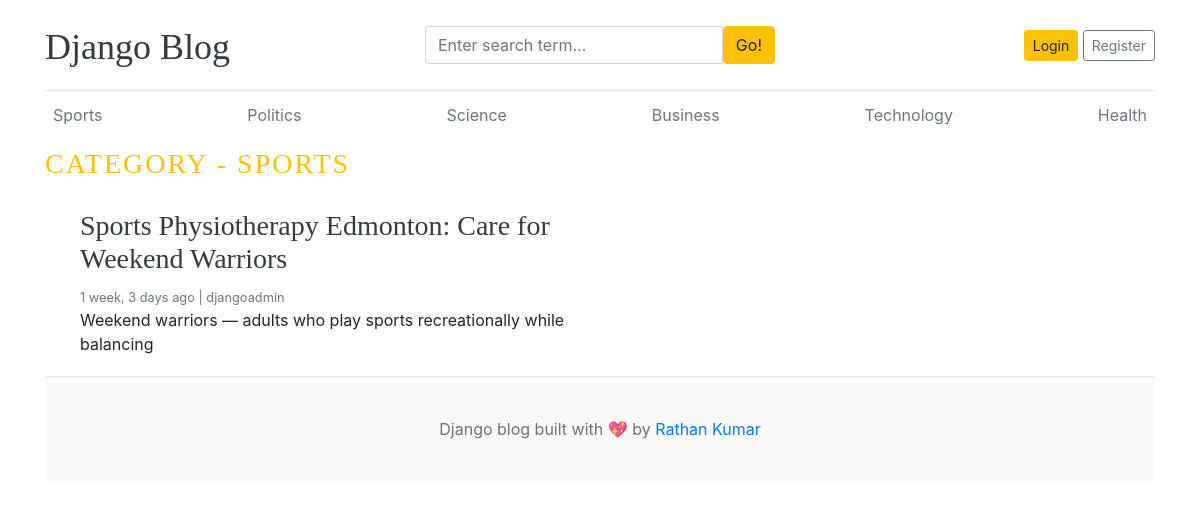
Before: /category/1/ with the older database file.
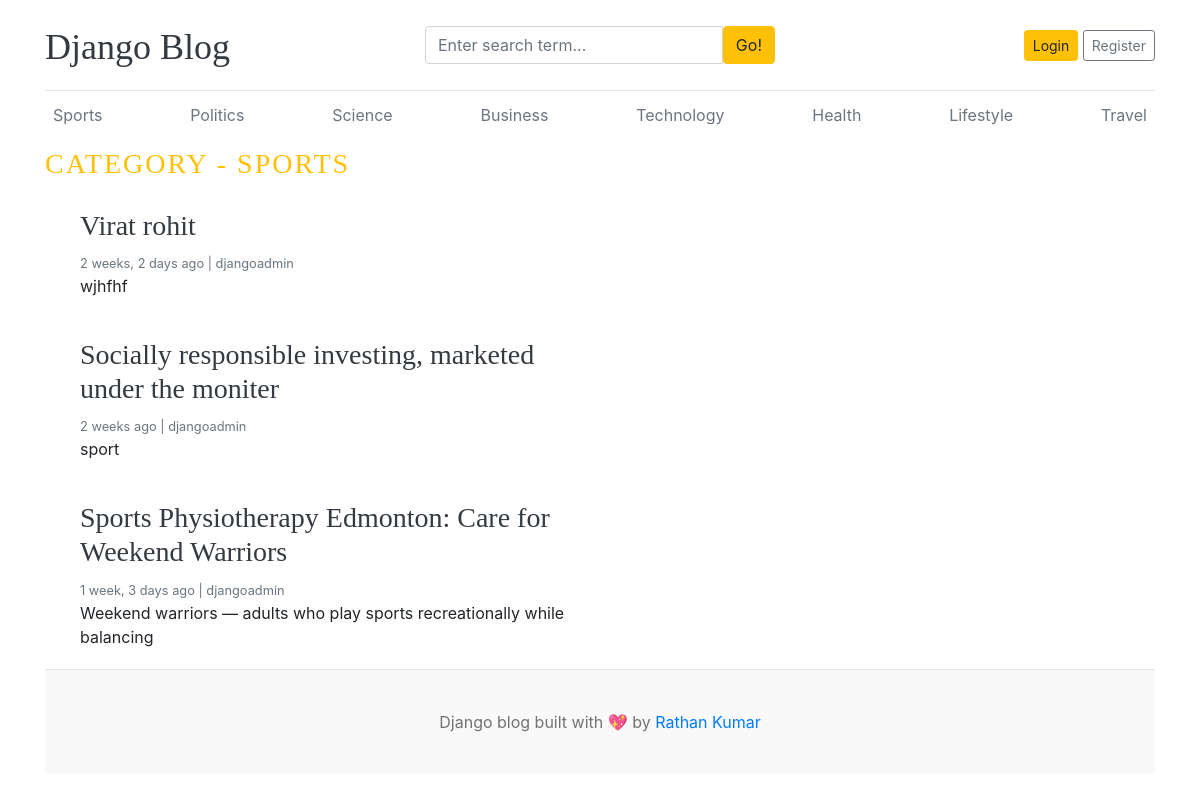
After: the same page with the newer database file.
### Blogapp/models.py (models this page shows, shortened)
class Category(models.Model):
    category_name = models.CharField(max_length=50, unique=True)
    created_at = models.DateTimeField(auto_now_add=True)
    updated_at = models.DateTimeField(auto_now=True)
    class Meta:
        verbose_name_plural = 'categories'
    def __str__(self):
        return self.category_name

class Blog(models.Model):
    STATUS_CHOICES = (
        ("Draft", "Draft"),
        ("Published", "Published"),
    )
    title = models.CharField(max_length=100)
    slug = models.SlugField(max_length=150, unique=True, blank=True)
    category = models.ForeignKey(Category, on_delete=models.CASCADE)
    author = models.ForeignKey(User, on_delete=models.CASCADE)
    featured_image = models.ImageField(upload_to='uploads/%Y/%m/%d')
    short_description = models.TextField(max_length=500)
    blog_body = models.TextField(max_length=2000)
    status = models.CharField(max_length=20, choices=STATUS_CHOICES, default="Draft")
    is_featured = models.BooleanField(default=False)
    created_at = models.DateTimeField(auto_now_add=True)
    updated_at = models.DateTimeField(auto_now=True)

### Blogapp/views.py (the view)
# urls.py: path('<int:category_id>/',posts_by_category,name='posts_by_category')
def posts_by_category(request,category_id):
    posts=Blog.objects.filter(status='Published', category=category_id)
    category = get_object_or_404(Category,pk=category_id)
    context={
        'posts':posts,
       'category':category,
    }
    return render(request, 'posts_by_category.html', context)

### Blogapp/context_processors.py (called while the page is built)
def get_categories(request):
    categories = Category.objects.all()
    return dict(categories=categories)

def get_social_link(request):
    social_link = SocialLink.objects.all()
    return dict(social_link=social_link)

### Blogapp/templates/posts_by_category.html
{% extends 'base.html' %}
{% block content %}
<h3 class="text-uppercase text-warning" style="letter-spacing: 2px;">Category - {{ category }}</h3>
<div cla`ss="row mb-2">
    {% if posts %}
    {% for post in posts %}
    <div class="col-md-6">
        <div class="card border-0">
            <div class="card-body">
                <h3><a href="{% url 'blogs' post.slug %}" class="text-dark">{{ post.title }}</a></h3>
                <small class="mb-1 text-muted">{{ post.created_at | timesince }} ago | {{ post.author }}</small>
                <p class="card-text">{{ post.short_description | truncatewords:25}}</p>
            </div>
        </div>
    </div>
    {% endfor %}
    {% else %}
    <p>No posts found</p>
    {% endif %}
</div>
{% endblock %}

### Blogapp/templates/base.html (shortened to what this page needs)
{% load static %}
<!DOCTYPE html>
<html lang="en">
<head>
    <link href="https://getbootstrap.com/docs/4.0/dist/css/bootstrap.min.css" rel="stylesheet">
    <link href="{% static 'css/blog.css' %}" rel="stylesheet">
    <link rel="stylesheet" href="https://cdnjs.cloudflare.com/ajax/libs/font-awesome/4.7.0/css/font-awesome.min.css">
  </head>
<body>
    <div class="container">
      <header class="blog-header py-3">
        <div class="row flex-nowrap justify-content-between align-items-center">
          <div class="col-4 pt-1">
            <a class="blog-header-logo text-dark" href="/">Django Blog</a>
          </div>
          <div class="col-4">
            <form action="{% url 'search' %}" method="GET">
              <div class="input-group">
                <input class="form-control" type="text" name="keyword" value="{{ keyword }}" placeholder="Enter search term..." aria-label="Enter search term..." aria-describedby="button-search" />
                <button type="submit" class="btn btn-warning" id="button-search" type="button">Go!</button>
            </div>
            </form>
          </div>
          <div class="col-4 d-flex justify-content-end align-items-center">
            {% if not user.is_authenticated %}
            <a class="btn btn-sm btn-warning" href="{% url 'login' %}">Login</a> &nbsp;
            <a class="btn btn-sm btn-outline-secondary" href="{% url 'register' %}">Register</a>
            {% else %}
            <span><a href="{% url 'dashboard' %}">Dashboard</a></span>
            &emsp;
            <span><a href="{% url 'logout' %}">Logout</a></span>
            {% endif %}
          </div>
        </div>
      </header>
      <div class="nav-scroller py-1 mb-2">
        <nav class="nav d-flex justify-content-between">
          {% for cat in categories %}
          <a class="p-2 text-muted" href="{% url 'posts_by_category' cat.id %}">{{ cat.category_name }}</a>
          {% endfor %}
        </nav>
      </div>
{% block content %}
{% endblock %}
<footer class="blog-footer">
    <p>Django blog built with 💖 by <a href="#">Rathan Kumar</a></p>
  </footer>
  </body>
  </html>

Changed rows visible on the page:
added Category: category_name "Lifestyle"
added Category: category_name "Travel"
now on this page (row edited): Blog: title "Virat rohit", created_at "2 weeks, 2 days", author "djangoadmin", short_description "wjhfhf"
now on this page (row edited): Blog: title "Socially responsible investing, marketed under the moniter", created_at "2 weeks", author "djangoadmin", short_description "sport"
